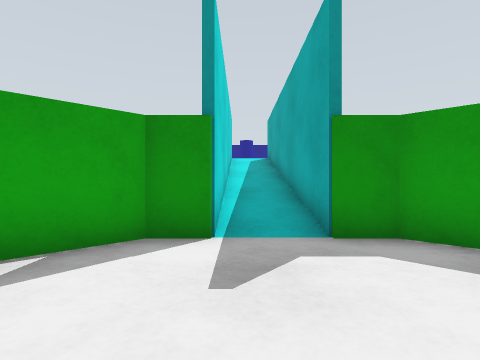
view 1 (above)

20 first-person views from a walk through a world built for the Gazebo simulator. The camera is 0.45 m above the floor, looks level and sees 80° across. The floor is counted in squares, 0.5 m on a side. Each view is taken from the middle of a square. On the plan, view 1 faces up. The plan holds only what a view shows up to about 11 squares ahead; the rest is blank.

view 2
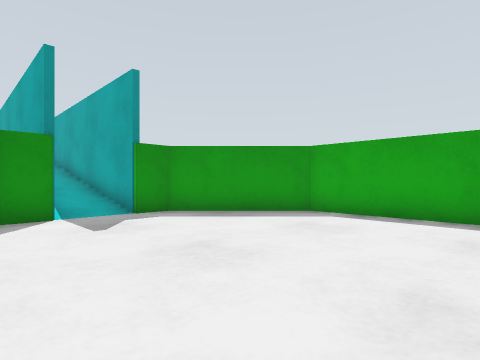

view 3
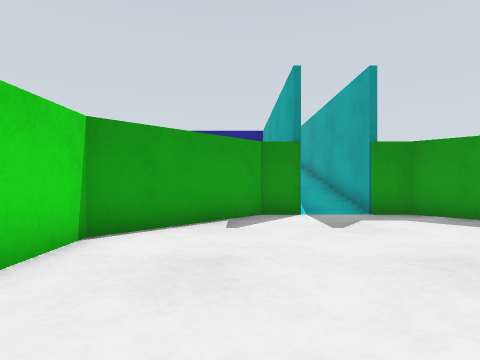

view 4
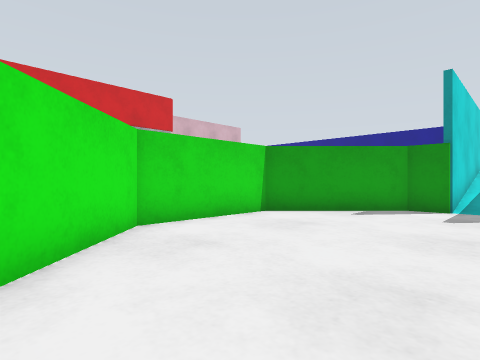

view 5
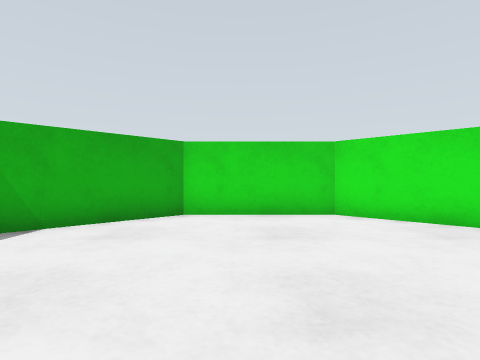

view 6
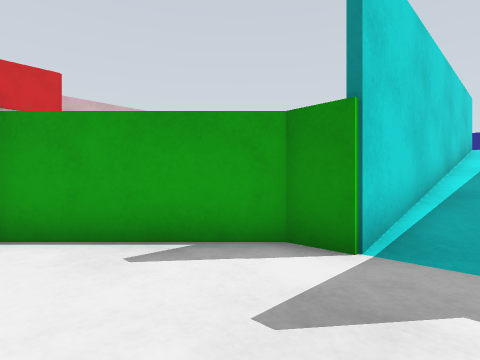

view 7
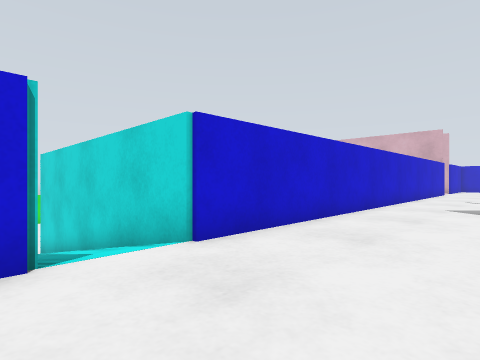

view 8
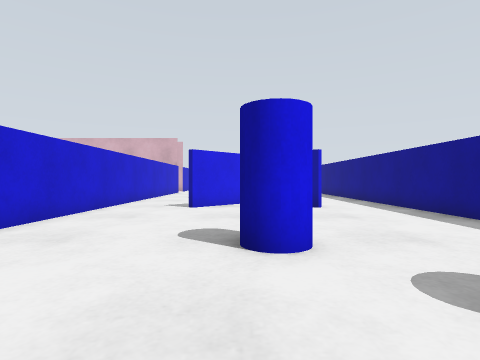

view 9
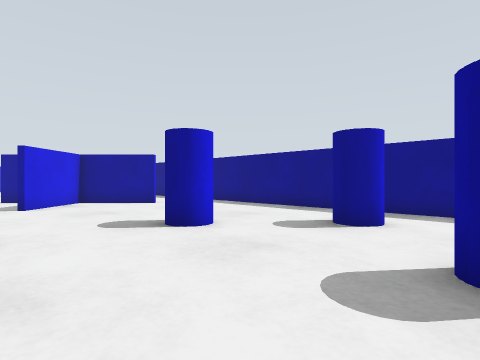

view 10
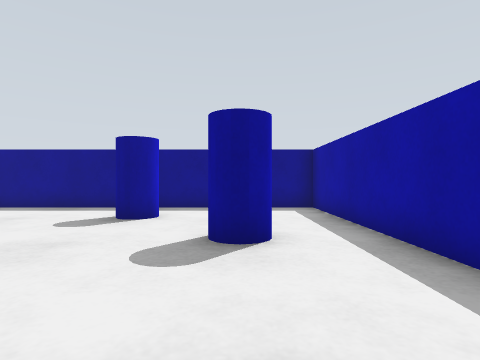

view 11
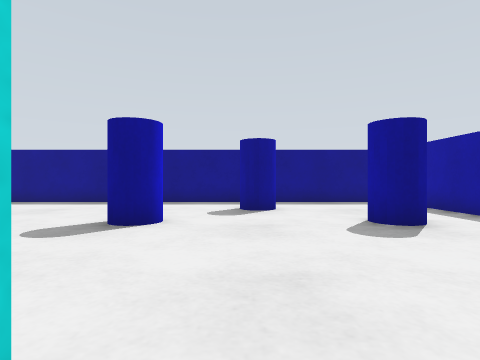

view 12
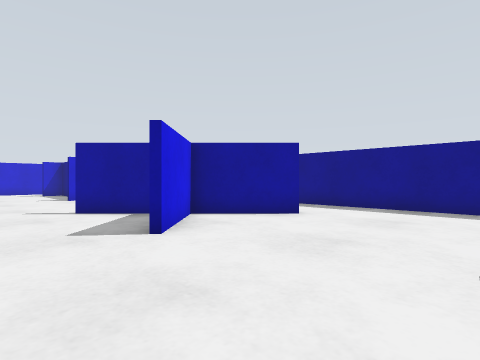

view 13
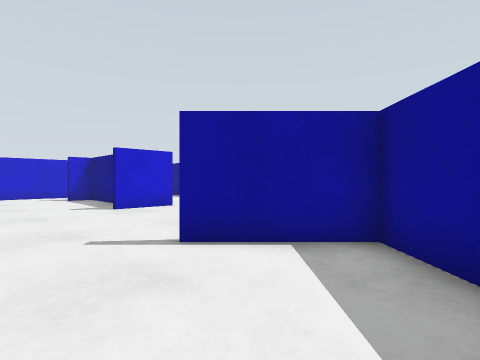

view 14
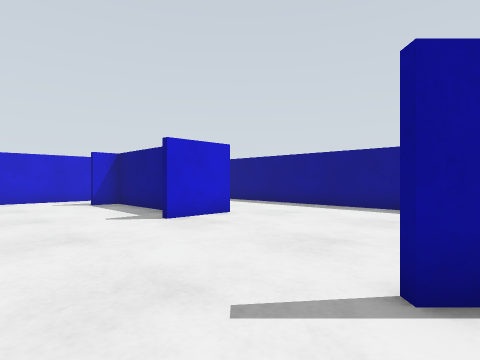

view 15
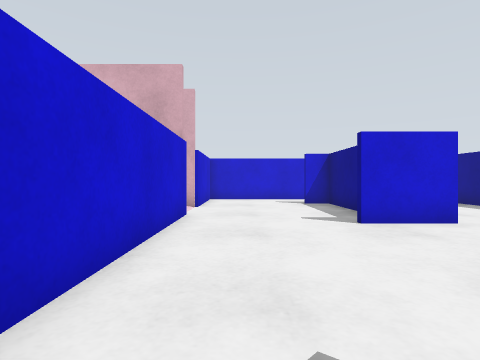

view 16
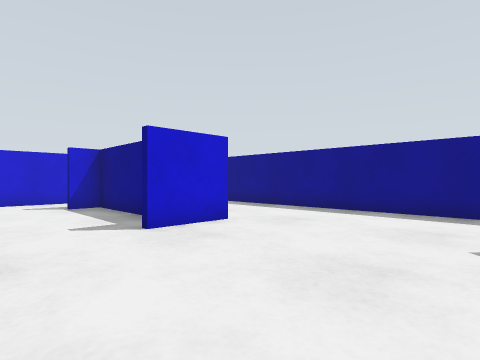

view 17
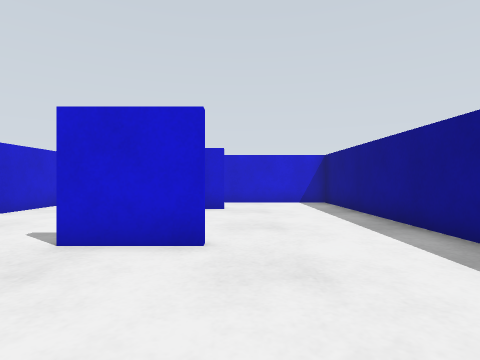

view 18
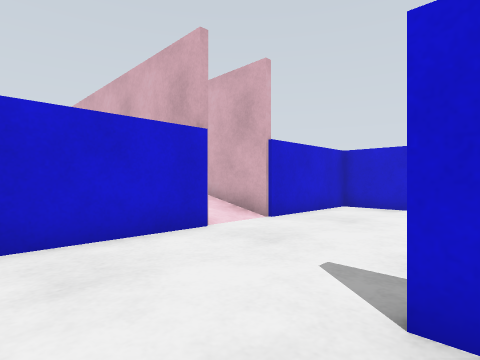

view 19
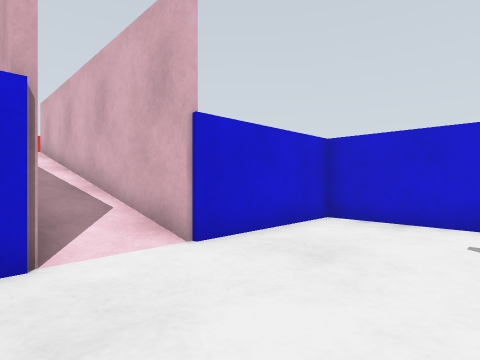

view 20
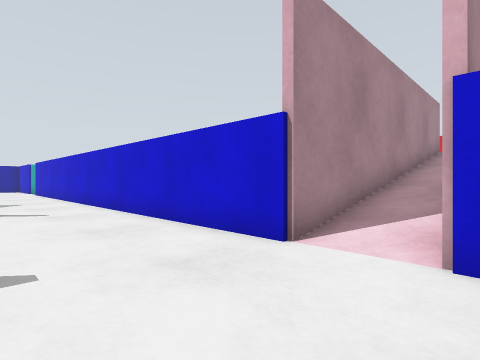

### Floor plan
Key: @ floor where view 1 was taken; # wall or solid block; . main floor; - floor 0.05 m lower than the main floor; _ floor 1 m lower than the main floor; R ramp; C blue cylinder.
Columns run from 25 left of view 1 to 6 right of it. Each row starts with its distance up from view 1.
 25  ############   ###############
 24  ............   ...............#
 23  ............   ...............#
 22  ............   .........CC....#
 21  .............  ##.............#
 20    #....#.....  #......C....C..#
 19 #..######.....###......C....C..#
 18 #.............#.##.............#
 17 #..............................
 16 #.............................
 15 #............................
 14  ###R  R################R- R
 13     R  R                R  R
 12     R  R                R
 11     R  R                R  R
 10     R  R                R  R
  9     R  R                R  R
  8     R  R                R  R
  7     R  R                R  R
  6     R  R                R  R
  5     R  R                R  R
  4                        #____#
  3                       #______#
  2                      #________#
  1                     #__________#
  0                     #____@_____#
 -1                     #__________#
 -2                     #__________#
 -3                      #________#
 -4                       #______#
 -5                        #____#
 -6                         ####

Positions as (right, up) in squares from view 1, and headings:
1: (0, 0), facing up
2: (-2, -3), facing up-right
3: (-2, -3), facing up
4: (1, -5), facing up-left
5: (1, 2), facing down
6: (1, 1), facing up-left
7: (2, 18), facing down-left
8: (2, 19), facing left
9: (3, 16), facing up-left
10: (3, 15), facing up
11: (0, 14), facing up
12: (-3, 15), facing up-left
13: (-8, 15), facing up-left
14: (-11, 15), facing up-left
15: (-11, 16), facing left
16: (-12, 16), facing up-left
17: (-13, 21), facing left
18: (-15, 19), facing down-left
19: (-18, 18), facing down-left
20: (-21, 18), facing down-right
